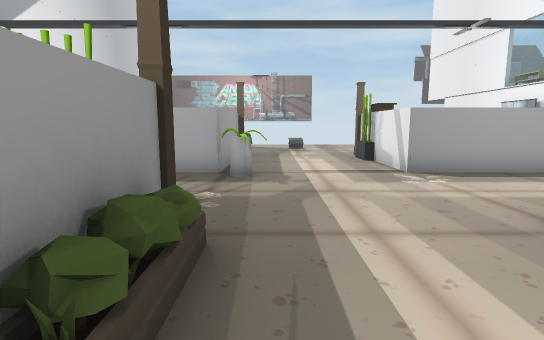
View 1 (above)

20 first-person views from a walk through a Unity game level. The camera is 1.3 m above the floor, tilts 8° down and sees 80° across. The floor is counted in squares, 1 m on a side. Each view is taken from the middle of a square. On the plan, view 1 faces up. The plan holds only what a view shows up to about 14 squares ahead; the rest is blank. The place goes on beyond the plan. The player is left out. Some surface patterns are stand-ins.

View 2
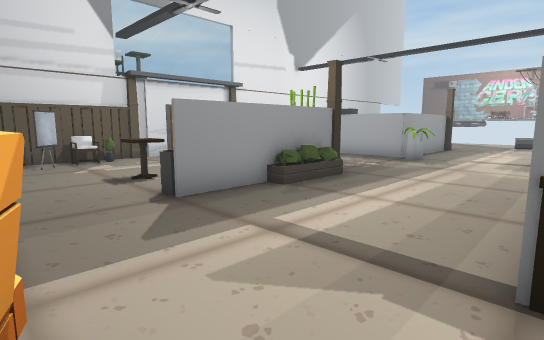

View 3
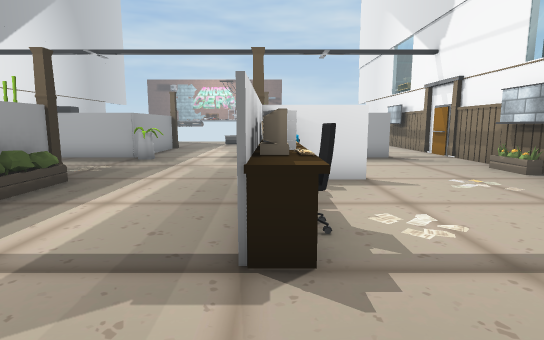

View 4
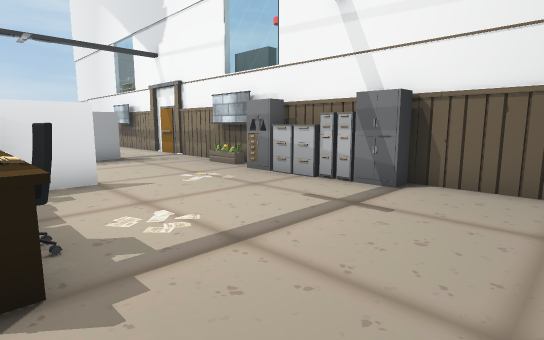

View 5
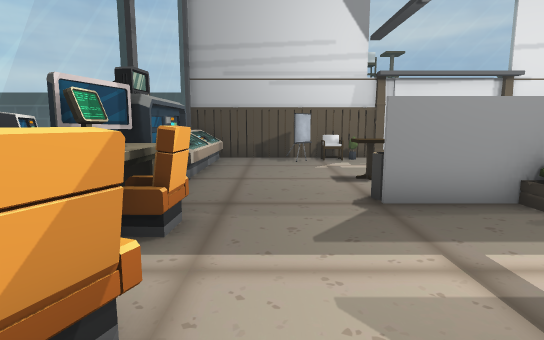

View 6
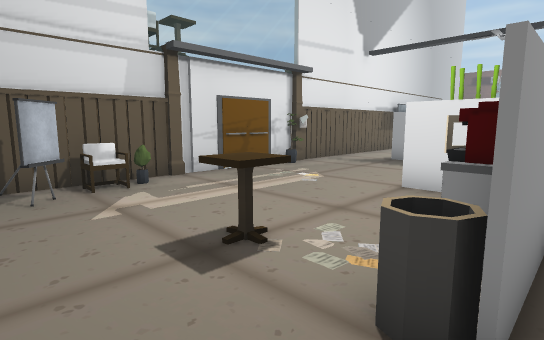

View 7
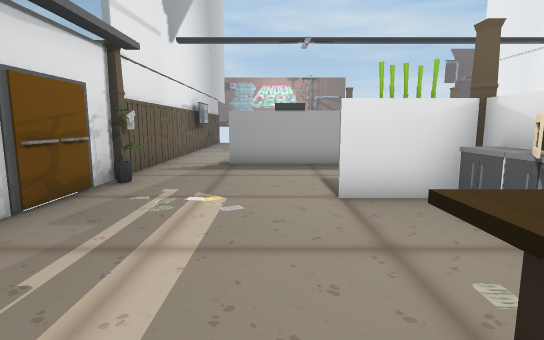

View 8
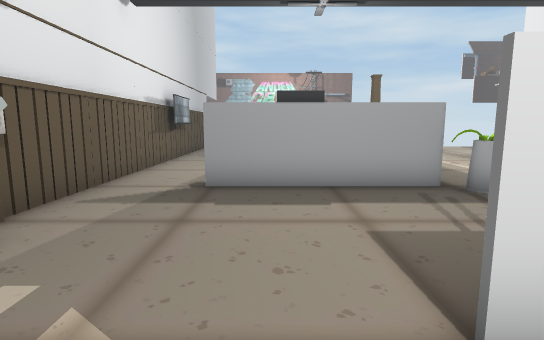

View 9
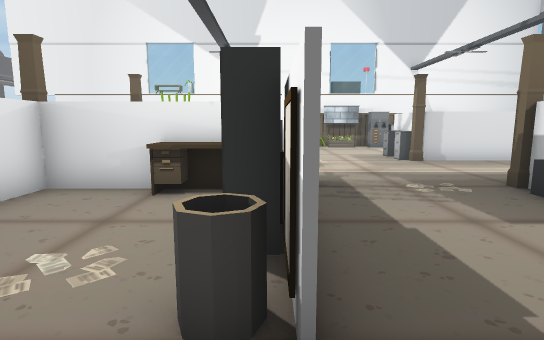

View 10
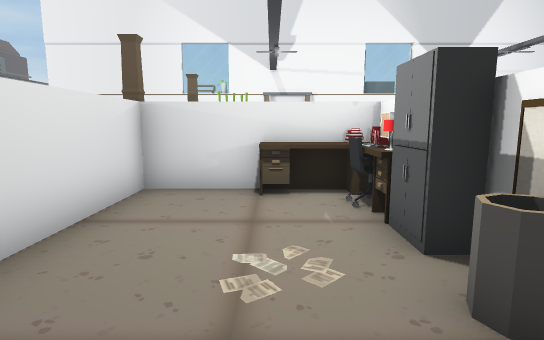

View 11
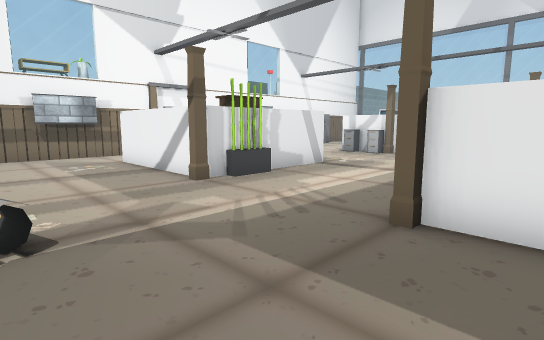

View 12
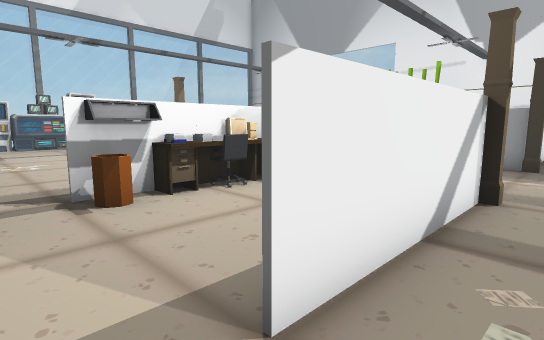

View 13
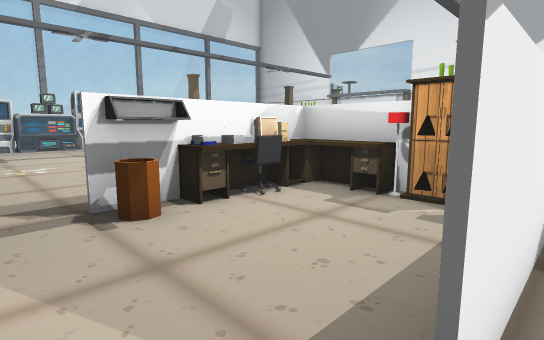

View 14
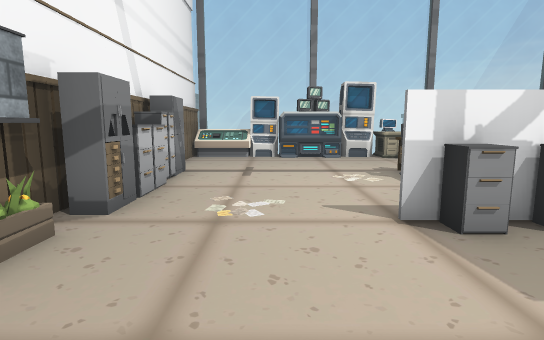

View 15
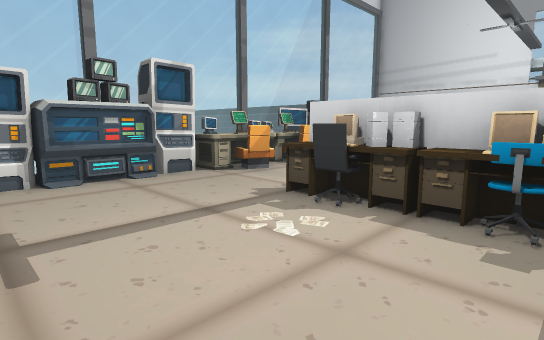

View 16
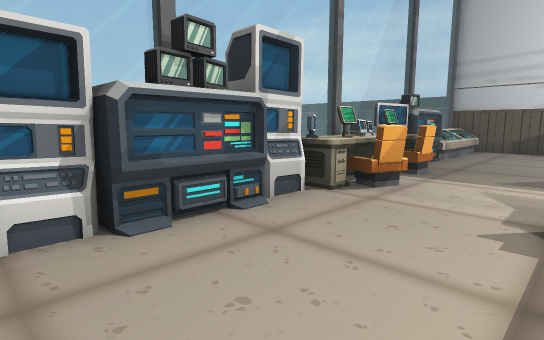

View 17
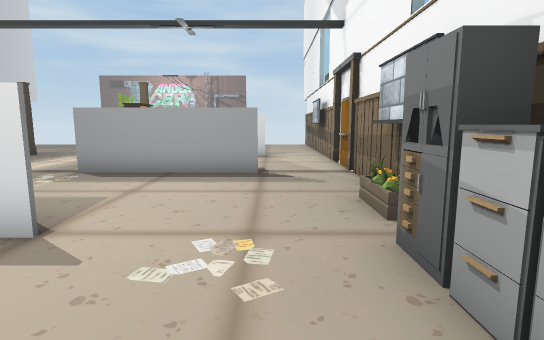

View 18
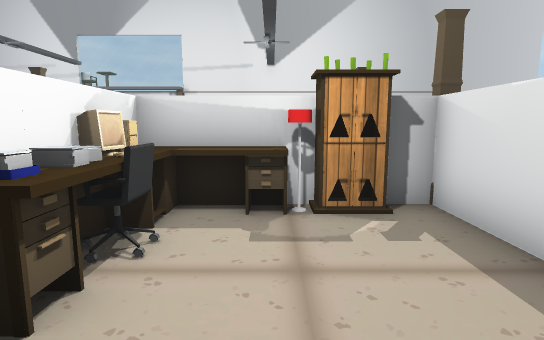

View 19
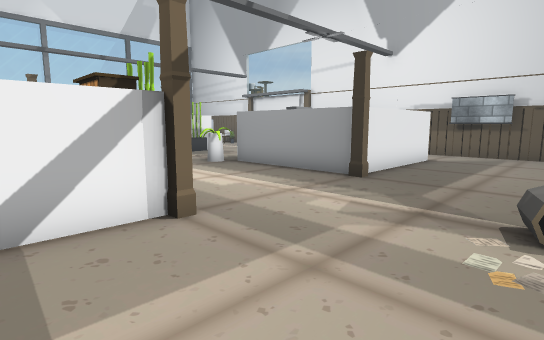

View 20
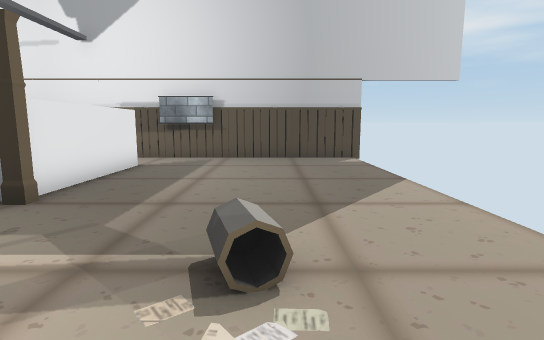

### Floor plan
Points are (right, up) in squares from view 1. A wall is a line through its corners. A room is listed if a view was taken in it or the views show most of it. See-through windows are left out.
Room 1 (views 1, 2, 3, 4, 5, 6, 7, 8, 9, 10, 13, 14, 15, 16, 17, 18)
walls: (-1.1, 3.7) (-3.9, 3.7); (-1.3, 4) (-1.3, -1.3); (-1.5, 2.4) (-1.5, 4); (3.8, 9.6) (3.8, 8.8) (4.6, 8.8) (3.7, 8.8) (3.7, 9.6); (-1.5, 10.4) (-1.5, 14); (-4.5, 8.8) (-5.5, 8.8); (2, -3.7) (2.9, -4) (2.6, -4.8); (0.4, -4.1) (0.3, -4.8); (-5.6, 8.8) (-4.6, 8.8); (-0.5, -4.1) (0.5, -4.2); (-0.3, -4.5) (-0.3, -4.9) (0.3, -4.9) (0.3, -5.6) (0.8, -5.5) (0.9, -5.8); (3.7, 12.5) (3.7, 14); (2, -4.9) (2.6, -4.9); (1.3, -5.3) (1.8, -5.2); (1.9, -5.3) (2.6, -5.3); (3.9, -4.9) (8.7, -4.9); (-0.4, -5.3) (0.4, -5.3); (-1.3, -5.2) (-0.1, -5.7); (3.8, -5.3) (5.1, -5.3); (-1.1, 13.6) (-5.1, 13.6); (-2.5, -5.2) (-1.9, -5.2); (2.7, -5.8) (3.6, -5.2); (11, 3.9) (11, 6.1); (11.2, 3.5) (11.2, 4.4); (-1.3, 14) (-1.3, 10.4); (-3.6, -5.2) (-3, -5.2); (11.2, 5.4) (11.2, 14.4); (3.8, 14) (3.8, 12.9); (6, 13.6) (3.5, 13.6); (7.5, -4.7) (8, -5.3); (7.6, -5.3) (8.9, -5.3); (7.9, -5.5) (8.6, -5.5); (-8.4, -4.9) (-1.4, -4.9); (11, 13.6) (11, 14.5); (11.2, -6.1) (11.2, -1.5); (-8.8, 14.5) (-8.8, -6.2)
low walls: (3.4, 11.6) (3.4, 13) (3.8, 13); (0.5, -4.2) (0.5, -5.1); (1.9, -4.7) (3.5, -4.7); (-0.7, -4.6) (-0.7, -5.5); (-0.6, -4.7) (0.9, -4.7) (0.9, -5.3); (1.6, -5.4) (2.5, -5.5); (7.7, -5.4) (7.9, -5); (8.9, -4.9) (11.1, -4.9); (9.1, -5.6) (10.7, -5.6)
ways out: opening at (-7, 14) to room 2; opening at (1.5, 14) to room 2; opening at (9.5, 14) to room 2
objects: other object (-8, -2) to (-7, -2); other object (-8, -1); other object (-8, 0); other object (-8, 5); other object (-6, 9); other object (-6, 10); other object (-4, -1) to (-4, 0); other object (-4, 8); other object (-4, 9); other object (-3, 9); other object (-3, 10); other object (-2, -1); other object (-2, 0); other object (-2, 1); other object (-2, 2); other object (-2, 3); other object (-2, 9); other object (-2, 10); other object (-2, 11); other object (-1, 8); other object (4, -1); other object (4, 0); other object (4, 1); other object (4, 2); other object (4, 3); other object (4, 4); other object (4, 10); other object (4, 11); other object (4, 12); other object (5, 0); other object (5, 2); other object (5, 4) to (6, 4); other object (5, 9); other object (6, 9); other object (6, 10); other object (7, 9); other object (8, 9); other object (8, 10); other object (10, 1) to (11, 1); other object (10, 2) to (11, 2); other object (10, 3) to (11, 3); other object (11, -1); other object (11, 0); other object (11, 5)
Room 2 (views 11, 12, 19, 20)
walls: (3.7, 13.7) (8.7, 13.7); (-6.4, 13.7) (-1.4, 13.7); (-8.5, 15.9) (-8.5, 13.7); (-8.8, 21.5) (-8.8, 14.5); (11, 14.5) (11, 15.7); (11.2, 14.4) (11.2, 16.9)
ways out: opening at (-7, 14) to room 1; opening at (1.5, 14) to room 1; opening at (9.5, 14) to room 1
objects: other object (1, 18) to (2, 18)

Positions as (right, up) in squares from view 1, and headings:
1: (0, 0), facing up
2: (4, -4), facing up-left
3: (4, -4), facing up
4: (4, -4), facing up-right
5: (4, -3), facing left
6: (-1, -3), facing up-left
7: (-5, -2), facing up
8: (-5, 2), facing up
9: (-8, 9), facing right
10: (-8, 11), facing right
11: (-3, 18), facing down-right
12: (10, 15), facing down-left
13: (10, 14), facing down-left
14: (8, 8), facing down
15: (9, 3), facing down-left
16: (9, -1), facing down-left
17: (9, 0), facing up
18: (9, 11), facing left
19: (6, 18), facing down-left
20: (4, 18), facing left
